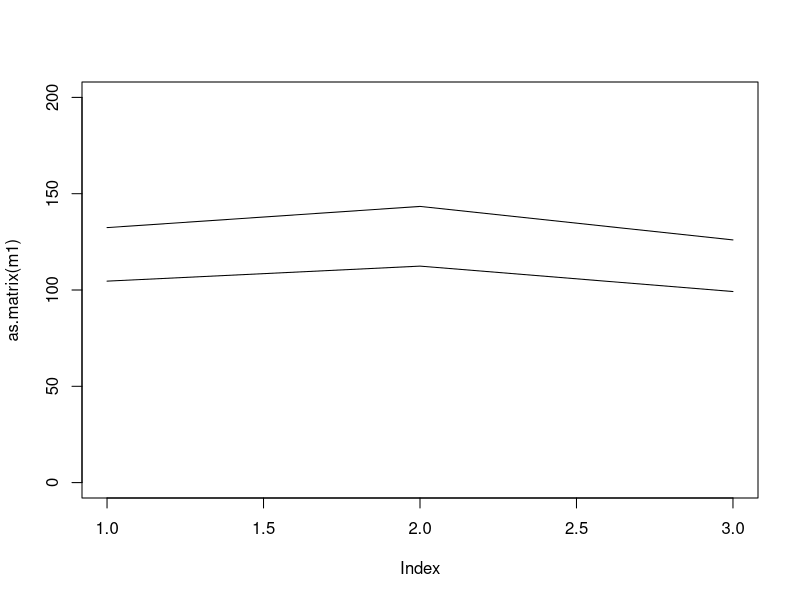

Recreate this plot in R.
# read
data = read.csv("plasma.dat", header=T, sep="")
data1 = subset(data, group=="I")[, 2:4]
data2 = subset(data, group=="II")[, 2:4]

# Original
p = 3
n1 = nrow(data1)
n2 = nrow(data2)
m1 = colMeans(data1)
m2 = colMeans(data2)
v1 = var(data1)
v2 = var(data2)
vpool = (n1 * v1 + n2 * v2) / (n1 + n2)

# x[i+1] - x[i]
dp = 2
ddata1 = data1[, 2:3] - data1[, 1:2]
ddata2 = data2[, 2:3] - data2[, 1:2]
dm1 = colMeans(ddata1)
dm2 = colMeans(ddata2)
dv1 = var(ddata1)
dv2 = var(ddata2)
dvpool = (n1 * dv1 + n2 * dv2) / (n1 + n2)

# f test
t2_para = (n1 * n2) / (n1 + n2) * (dm1 - dm2) %*% solve(dvpool) %*% (dm1 - dm2)
f_para = (n1 + n2 - dp -1) / dp / (n1 + n2 - 2) * t2_para
fcrit_d = qf(.95, dp, n1 + n2 - dp - 1)
print("t2")
print(t2_para)
print("f")
print(f_para)
print("f critical")
print(fcrit_d)

# plot two groups
png("q3_1.png")
plot(as.matrix(m1), type="l", ylim=c(0, 200))
lines(m2, type="l", add=T)
dev.off()
